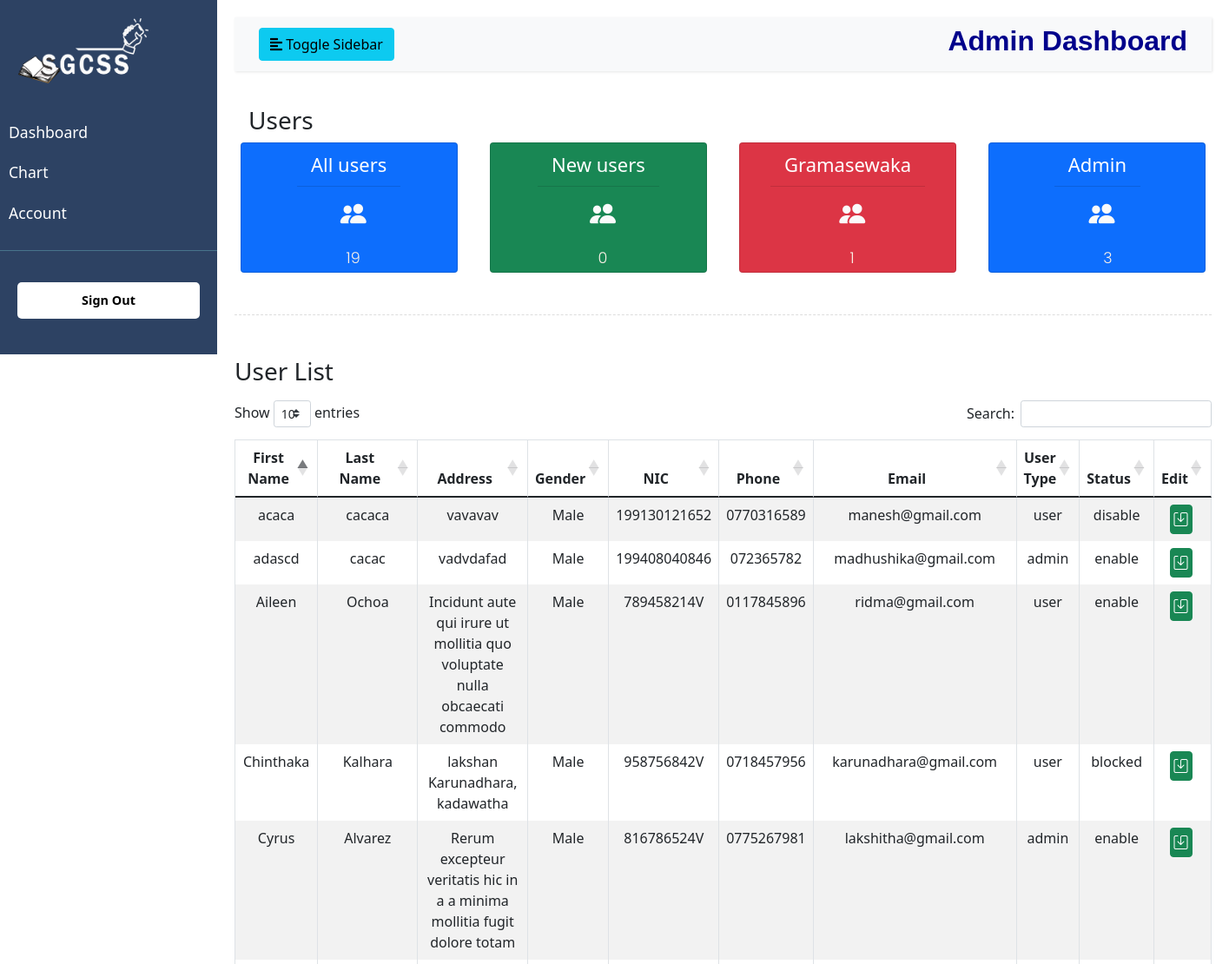
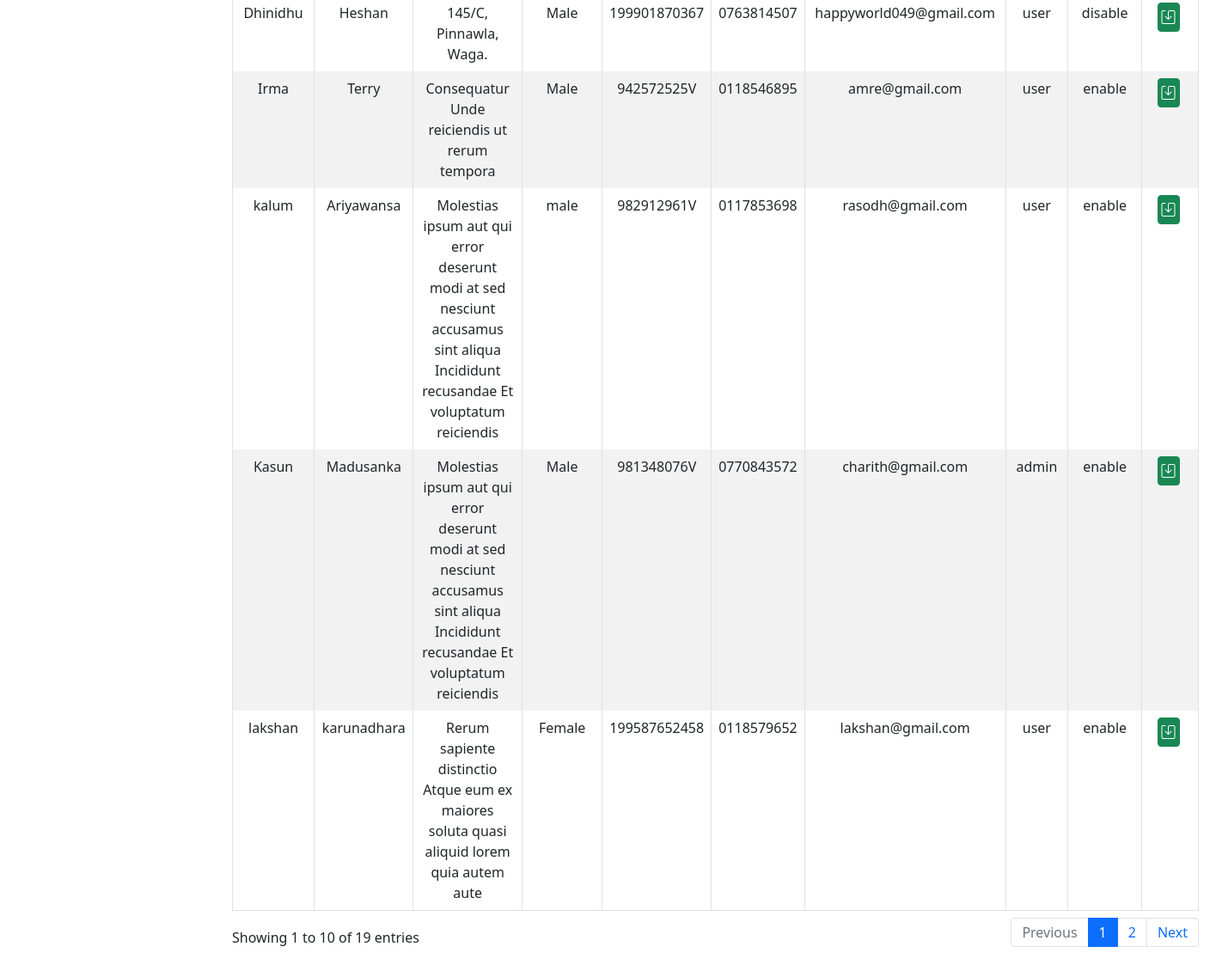
The app's page /admin/adashboard.php (signed in) with its own data (2 pictures, top to bottom).
### tables this page shows
CREATE TABLE IF NOT EXISTS `user` (
  `u_id` int(11) NOT NULL AUTO_INCREMENT,
  `first_name` varchar(100) NOT NULL,
  `last_name` varchar(150) NOT NULL,
  `gender` varchar(10) NOT NULL,
  `address` varchar(350) NOT NULL,
  `nic` varchar(12) NOT NULL,
  `phone` varchar(10) NOT NULL,
  `email` varchar(320) NOT NULL,
  `password` varchar(40) NOT NULL,
  `user_type` varchar(50) NOT NULL DEFAULT 'user',
  `status` char(7) NOT NULL DEFAULT 'disable',
  `date` timestamp NOT NULL DEFAULT CURRENT_TIMESTAMP,
  PRIMARY KEY (`u_id`)
);

### admin/adashboard.php (the view, shortened to what this page needs)
<?php
    $date = date('Y-m-d').'%';
    include("./connection/db_connection.php");
?>
<!DOCTYPE html>
<html lang="en">
<head>
     <link rel="stylesheet" href="css/style.css">
     <link rel="stylesheet" href="../assets/css/bootstrap.min.css">
     <link rel="stylesheet" href="../assets/css/all.css">
     <link rel="stylesheet" href="https://cdnjs.cloudflare.com/ajax/libs/twitter-bootstrap/4.5.2/css/bootstrap.css">
     <link rel="stylesheet" href="https://cdn.jsdelivr.net/npm/bootstrap@5.0.2/dist/css/bootstrap.min.css">
     <link rel="stylesheet" href="https://cdn.datatables.net/1.11.0/css/dataTables.bootstrap4.min.css">
     <link rel="stylesheet" href="https://cdn.jsdelivr.net/npm/bootstrap-icons@1.5.0/font/bootstrap-icons.css">
</head>
<body>
<div class="wrapper">
        <nav class="nav-sidebar" id="sidebar">
            <?php
                include("aSidebar.php");
            ?>
        </nav>
        <div id="content">
            <nav class="navbar navbar-expand-lg navbar-light bg-light">
                <div class="container-fluid">
                    <button type="button" id="sidebarCollapse" class="btn btn-info">
                        <i class="fas fa-align-left"></i>
                        <span>Toggle Sidebar</span>
                    </button>
                    <div class="dashboard-name">
                        <h2 class="dashboard-header">Admin Dashboard</h2>
                    </div>
                </div>
            </nav>
            <?php
                if(isset($_SESSION['adminId'])){
                    $countUser = "SELECT COUNT(u_id) AS alluser, COUNT(CASE user_type WHEN 'gs' THEN 1 ELSE NULL END) AS gs, COUNT(CASE user_type WHEN 'admin' THEN 1 ELSE NULL END) AS admin, COUNT(CASE WHEN date LIKE '".$date."' THEN 1 ELSE NULL END) AS NewUser FROM user";
                    $result = mysqli_query($conn, $countUser);
                    $checkResult = mysqli_fetch_assoc($result);
                    if(mysqli_num_rows($result)>0){
                        $allUser =$checkResult['alluser'];
                        $gramasewakaCount = $checkResult['gs'];
                        $adminCount = $checkResult['admin'];
                        $newUserCount = $checkResult['NewUser'];
                    }
                }
            ?>
        <div class="row">
            <div class="card-topic ms-3">
                <h3>Users</h3>
            </div>
            <div class="col-sm-6 col-lg-3 mb-2">
                <div class="card text-white bg-primary">
                    <div class="card-header">All users</div>
                    <div class="card-body">
                        <div class="card-title  mx-3">
                            <p><span><i class="bi bi-people-fill card-icon"></i></span></p>
                            <p class="text-center"><?php echo $allUser ?></p>
                        </div>
                    </div>
                </div>
            </div>
            <div class="col-sm-6 col-lg-3 mb-2">
                <div class="card text-white bg-success">
                    <div class="card-header">New users</div>
                    <div class="card-body">
                        <div class="card-title  mx-3">
                            <p><span><i class="bi bi-people-fill card-icon"></i></span></p>
                            <p class="text-center"><?php echo $newUserCount ?></p>
                        </div>
                    </div>
                </div>
            </div>
            <div class="col-sm-6 col-lg-3 mb-2">
                <div class="card text-white bg-danger">
                    <div class="card-header">Gramasewaka</div>
                    <div class="card-body">
                        <div class="card-title  mx-3">
                            <p><span><i class="bi bi-people-fill card-icon"></i></span></p>
                            <p class="text-center"><?php echo $gramasewakaCount ?></p>
                        </div>
                    </div>
                </div>
            </div>
            <div class="col-sm-6 col-lg-3 mb-2">
                <div class="card text-white bg-primary">
                    <div class="card-header">Admin</div>
                    <div class="card-body">
                        <div class="card-title  mx-3">
                            <p><span><i class="bi bi-people-fill card-icon"></i></span></p>
                            <p class="mx-auto ms-4 text-center"><?php echo $adminCount ?></p>
                        </div>
                    </div>
                </div>
            </div>
        </div>
        <div class="line"></div>
        <div class="row my-5">
            <h3 class="userList mb-3">User List</h3>
            <table class="table table-striped table-responsive-md table-bordered my-5" id="userTable">
                <thead>
                    <tr>
                        <th class="text-center">First Name</th>
                        <th class="text-center">Last Name</th>
                        <th class="text-center">Address</th>
                        <th class="text-center">Gender</th>
                        <th class="text-center">NIC</th>
                        <th class="text-center">Phone</th>
                        <th class="text-center">Email</th>
                        <th class="text-center">User Type</th>
                        <th class="text-center">Status</th>
                        <th class="text-center">Edit</th>
                    </tr>
                </thead>
                <tbody>
                    <?php
                    $sql = "SELECT * FROM user";
                    $result= mysqli_query($conn, $sql);
                    if (mysqli_num_rows($result) > 0){
                        while($row = mysqli_fetch_assoc($result)){
                            echo '
                            <tr>
                                <td class="text-center sinhala-font" name="fname" id="fname">'.$row["first_name"].'</td>
                                <td class="text-center sinhala-font" name="lname" id="lname">'.$row["last_name"].'</td>
                                <td class="text-center sinhala-font" name="address" id="address">'.$row["address"].'</td>
                                <td class="text-center sinhala-font" name="gender" id="gender">'.$row["gender"].'</td>
                                <td class="text-center sinhala-font" name="nic" id="nic">'.$row["nic"].'</td>
                                <td class="text-center sinhala-font" name="phone" id="phone">'.$row["phone"].'</td>
                                <td class="text-center sinhala-font" name="email" id="email">'.$row["email"].'</td>
                                <td class="text-center sinhala-font" name="uType" id="uType">'.$row["user_type"].'</td>
                                <td class="text-center sinhala-font" name="status" id="status">'.$row["status"].'</td>
                                <td class="text-center" name="edit" id="edit">
                                    <div class="btn-group ">
                                        <button type="button"name="change" class="btn btn-success rounded mr-1 p-1 addAttr" data-toggle="modal" data-target="#newsForm" onclick="edit(this)"><i class="bi bi-save"></i></button>
                                    </div>
                                </td>
                            </tr>
                            ';
                        }
                    }
                    ?>
                </tbody>
            </table>
        </div>
    </div>
</div>
</body>
</html>

### admin/aSidebar.php
<div class="sidebar-header">
    <h3><img src="asset/logo.png" alt="system logo" height="75" width="150"></h3>
</div>
<ul class="list-unstyled components">
    <li>
        <a href="adashboard.php">Dashboard</a>
    </li>
    <li>
        <a href="chart.php">Chart</a>
    </li>
    <li>
        <a href="account.php">Account</a>
    </li>
</ul>
<ul class="list-unstyled CTAs">
    <li>
        <a href="../signout.php" class="signout">Sign Out</a>
    </li>
</ul>

### admin/css/style.css (style rules this page uses)
body { font-family: 'Poppins', sans-serif; background: #fafafa; }
p { font-family: 'Poppins', sans-serif; font-size: 1.1em; font-weight: 300; line-height: 1.7em; color: #999; }
.navbar { padding: 15px 10px; background: #fff; border: none; border-radius: 0; margin-bottom: 40px; box-shadow: 1px 1px 3px rgba(0, 0, 0, 0.1); }
.line { width: 100%; height: 1px; border-bottom: 1px dashed #ddd; margin: 40px 0; }
.wrapper { display: flex; width: 100%; align-items: stretch; }
#sidebar { min-width: 250px; max-width: 250px; min-height: fit-content; max-height: fit-content; background: #2D4263; color: #fff; transition: all 0.3s; }
#sidebar .sidebar-header { margin: 16px 16px 0 16px; padding: 5px; background: #2D4263; }
#sidebar ul.components { padding: 20px 0; border-bottom: 1px solid #47748b; }
#sidebar ul li a { color: #fff; padding: 10px; font-size: 1.1em; display: block; text-decoration: none; }
ul.CTAs { padding: 20px; }
ul.CTAs a { text-align: center; font-size: 0.9em !important; display: block; border-radius: 5px; margin-bottom: 5px; }
.dashboard-name .dashboard-header { font-weight: bold; font-family: Arial, Helvetica, sans-serif; color:darkblue; }
#sidebar ul li a.signout { background: #fff; color: #000; font-weight: bold; }
#content { width: 100%; padding: 20px; min-height: 100vh; transition: all 0.3s; }
.card { position: relative; max-width: 250px; max-height: 150px; display: border-box; margin: auto; }
.card .card-header { max-width: 100%; margin: auto; font-size: 22px; background: none; }
span .card-icon { color: #fafafa; position: inherit; font-size: 30px; padding-left: 70px; margin: 2px; }
.card .card-title p { position: inherit; color: linen; margin-left: 10px; }

### assets/css/all.css (style rules this page uses)
.fa, .fas, .far, .fal, .fad, .fab { -moz-osx-font-smoothing: grayscale; -webkit-font-smoothing: antialiased; display: inline-block; font-style: normal; font-variant: normal; text-rendering: auto; line-height: 1; }
.fa-align-left:before { content: "\f036"; }

### records on screen
user: first_name "Kasun", last_name "Madusanka", address "Molestias ipsum aut qui error deserunt modi at sed nesciunt accusamus sint aliqua Incididunt recusandae Et voluptatum reiciendis", gender "Male", nic "981348076V", phone "0770843572", email "charith@gmail.com", user_type "admin", status "enable"
user: first_name "kalum", last_name "Ariyawansa", address "Molestias ipsum aut qui error deserunt modi at sed nesciunt accusamus sint aliqua Incididunt recusandae Et voluptatum reiciendis", gender "male", nic "982912961V", phone "0117853698", email "rasodh@gmail.com", user_type "user", status "enable"
user: first_name "lakshan", last_name "karunadhara", address "Rerum sapiente distinctio Atque eum ex maiores soluta quasi aliquid lorem quia autem aute", gender "Female", nic "199587652458", phone "0118579652", email "lakshan@gmail.com", user_type "user", status "enable"
user: first_name "Chinthaka", last_name "Kalhara", address "lakshan Karunadhara, kadawatha", gender "Male", nic "958756842V", phone "0718457956", email "karunadhara@gmail.com", user_type "user", status "blocked"
user: first_name "Aileen", last_name "Ochoa", address "Incidunt aute qui irure ut mollitia quo voluptate nulla obcaecati commodo", gender "Male", nic "789458214V", phone "0117845896", email "ridma@gmail.com", user_type "user", status "enable"
user: first_name "Cyrus", last_name "Alvarez", address "Rerum excepteur veritatis hic in a a minima mollitia fugit dolore totam", gender "Male", nic "816786524V", phone "0775267981", email "lakshitha@gmail.com", user_type "admin", status "enable"
user: first_name "Irma", last_name "Terry", address "Consequatur Unde reiciendis ut rerum tempora", gender "Male", nic "942572525V", phone "0118546895", email "amre@gmail.com", user_type "user", status "enable"
user: first_name "Dhinidhu", last_name "Heshan", address "145/C, Pinnawla, Waga.", gender "Male", nic "199901870367", phone "0763814507", email "happyworld049@gmail.com", user_type "user", status "disable"
user: first_name "acaca", last_name "cacaca", address "vavavav", gender "Male", nic "199130121652", phone "0770316589", email "manesh@gmail.com", user_type "user", status "disable"
user: first_name "adascd", last_name "cacac", address "vadvdafad", gender "Male", nic "199408040846", phone "072365782", email "madhushika@gmail.com", user_type "admin", status "enable"

### other values on screen
$allUser "19"
$newUserCount "0"
$gramasewakaCount "1"
$adminCount "3"
